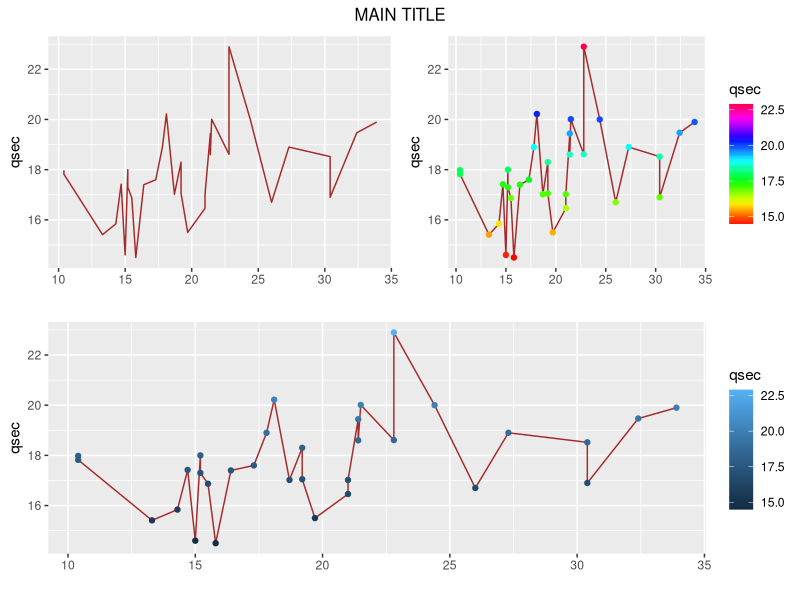

Write the R code that produced this figure. (Note: this script raises an error after producing the figure.)
##### Filename:  /Users/x644435/Desktop/RCode/UsefulRCode.r
# source("/nfs/science/users/xiaojiez/Rcode/UsefulRCode.r")
# source("/Users/x644435/Desktop/RCode/UsefulRCode.r")

#####Example 1:  Multiple plots on one page#####
library(ggplot2)
library(grid)
#--- individual plots
  g1= ggplot(data=mtcars,aes(x=mpg, y=qsec)) + geom_line(colour="brown") + ylab("qsec") + xlab(" ") 
  g2= ggplot(data=mtcars,aes(x=mpg, y=qsec, colour=qsec)) +  geom_line(colour="brown") +
       geom_point() + ylab("qsec") + xlab(" ") + scale_colour_gradientn(colours=rainbow(20))

  g3= ggplot(data=mtcars,aes(x=mpg, y=qsec, colour=qsec)) +  geom_line(colour="brown") +
            geom_point() + ylab("qsec") + xlab(" ") + scale_fill_distiller( )

  #---put all together
  # png("plots.png", width=10, height=5, units="in", res=150)
  grid.newpage()
  pushViewport(viewport(layout = grid.layout(3, 2, heights = unit(c(0.5, 5, 5, 5), "null"))))   

  grid.text("MAIN TITLE", vp = viewport(layout.pos.row = 1, layout.pos.col = 1:2))
  print(g1, vp = viewport(layout.pos.row = 2, layout.pos.col = 1))         
  print(g2, vp = viewport(layout.pos.row = 2, layout.pos.col = 2))
  print(g3, vp = viewport(layout.pos.row = 3, layout.pos.col = 1:2))

  #dev.off()

  ###end: multiple plot in 1 page

#### Example 2: ggplot - scatter plot joined by line #######
ggplot() +  my.theme() +
  ggtitle(paste("HSHD #", sHSHD_ID)) +
  scale_x_continuous(name="", breaks=c(1,5,9, 13), labels=c("2012","2013", "2014", "2015")) + 
  scale_y_continuous(name="12 Week Spending ($)\n", 
                     limits=c(min(tmp$M_HH_Spend.p12)-10,max(tmp$M_HH_Spend.p12)+10), 
                     breaks=c(0:100)*100) +
  geom_point(data=tmp, aes(x=p12, y=M_HH_Spend.p12)) + 
     geom_line(data=tmp, aes(x=p12, y=M_HH_Spend.p12)) + 
  geom_point(data=tmp, aes(x=p12, y=M_HH_Spend.p12+5), colour="darkblue") + 
     geom_line(data=tmp, aes(x=p12, y=M_HH_Spend.p12+5), colour="darkblue", linetype = "dashed") 
  
get_legend<-function(myggplot){
  tmp <- ggplot_gtable(ggplot_build(myggplot))
  leg <- which(sapply(tmp$grobs, function(x) x$name) == "guide-box")
  legend <- tmp$grobs[[leg]]
  return(legend)
}     

##### Example 3: Multple plots using gridExtra #####
#http://www.sthda.com/english/wiki/ggplot2-easy-way-to-mix-multiple-graphs-on-the-same-page-r-software-and-data-visualization#arranging-multiple-graphs-using-cowplot
library(cowplot)
library(gridExtra)
#--- individual plots
g1= ggplot() +  
  geom_point(data=tmp0b, aes(x=relsum_grp, y=redm_mn, color=LCM_ID)  ) + 
  scale_y_continuous(name="% HHs Redeemed at Least 1")+ background_grid(major = "xy", minor = "none")+
  theme(legend.position = "none", axis.text.x=element_blank(),
        axis.title.x=element_blank() , axis.ticks.x=element_blank())

legend <- get_legend(g1)

g2= ggplot() + geom_density(data=tmp0a, aes(x=relsum, color=LCM_ID)) + 
  scale_y_continuous(name="Density") + 
  theme(legend.position = "none")

#draw_plot(plot, x = 0, y = 0, width = 1, height = 1)
ggdraw() +
  draw_plot(g1, x=0, y=.375, width=1, .6) +
  draw_plot(g2, x=0.01, y=0, width=1, .4) +
  draw_plot(legend, x=0.01, y=0.3, width=1, .4) 


# grid.arrange(g1, g2, legend, nrow=3, heights=c(1, 0.5, 0.1))
# draw_plot(plot, x = 0, y = 0, width = 1, height = 1)


#### Example 4: ggplot - pass var names as arguments using ae_string #####
x_var= 1:10
y_var=rnorm(10)
indat=data.frame(x_var,y_var)
plot_func = function(dat=indat, x='x_var', y='y_vay' ){
  p0 = ggplot(dat,  aes_string(x=x, y=y)) + geom_point()+ geom_line()    
  print(p0)
 }
plot_func(dat=indat, x='x_var', y='y_var')

##### Example 5:  ggplot - histogram with % in y axis  ######
library(scales)
ggplot(data=cnt_ttl, aes(x=cnt_ttl)) +  
  geom_histogram(aes(y = (..count..)/sum(..count..)), binwidth = 5) +
  scale_y_continuous(name = '', labels = percent_format()) +
  scale_x_continuous(name = 'Months Visited') + ggtitle("Over 64% of households had 5 months of visited or less")

##### Example 6:  Creates dummary ######
#--- via data.table
library(data.table)
setDT(a3)[, c(levels(a3$CHURNERS), "CHURNERS") := 
            c(lapply(levels(CHURNERS), function(x) as.integer(x == CHURNERS)), .(NULL))]
#--- via dplyr
junk = a3 %>%
  mutate(row_id=row_number(), value = 1, CHURNERS = paste0("CHURNERS_", CHURNERS)) %>%
  spread(CHURNERS, value,  fill = 0) %>% arrange(row_id) 


##### Example 7:  Data manupulations ######
#----rename a set of columns
setnames(dat, old=paste0("COUPON_RELEVANCY_SCORE", 1:ncoupons), new=paste0("CPRE_RELSCORE", 1:ncoupons))
